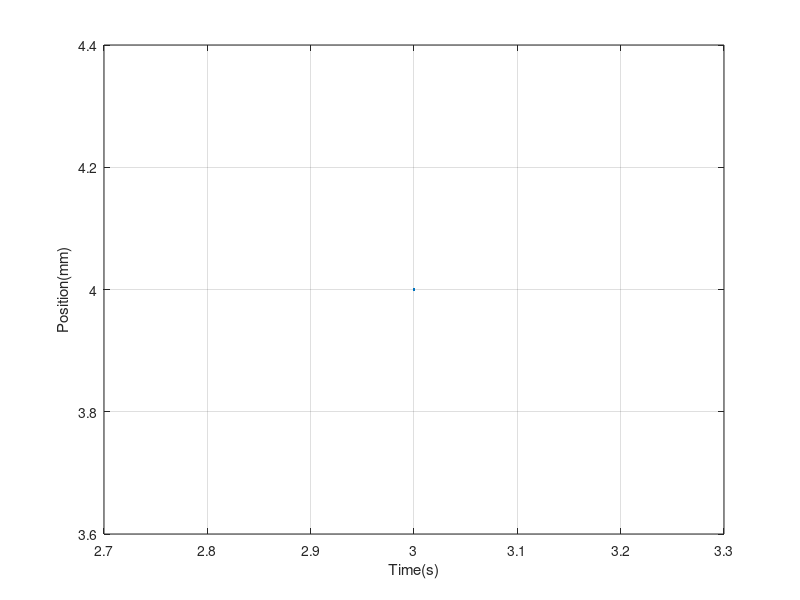

Source code (MATLAB): (Note: this script raises an error after producing the figure.)
%plot end plot
%%%%%%%%%%%%%%%%%%%%%%%%%%%%%%%%%%%%%%%%%%%%%%%%%%%%%%%%%%%%%%%%%%%%%%%%%%%
function [End] = EndPlot( )
    End = plot(3,4);
    grid('on')
    xlabel('Time(s)')
    ylabel('Position(mm)')
    set(EndPlot,'XDataSource','time');
    set(EndPlot,'YDataSource','TIP');
end
